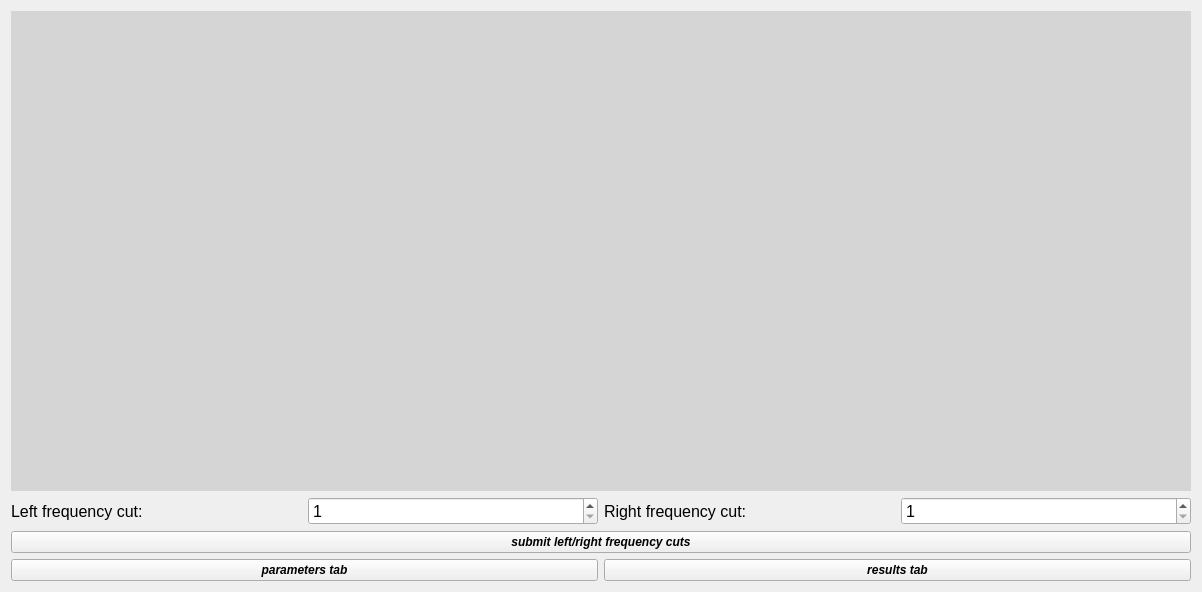
          <widget class="QWidget" name="page_2">
           <layout class="QGridLayout" name="gridLayout_12">
            <item row="0" column="0">
             <layout class="QGridLayout" name="gridLayout_11">
              <item row="2" column="1">
               <widget class="QSpinBox" name="leftCut_B_2">
                <property name="font">
                 <font>
                  <pointsize>12</pointsize>
                 </font>
                </property>
                <property name="minimum">
                 <number>1</number>
                </property>
                <property name="maximum">
                 <number>10000</number>
                </property>
               </widget>
              </item>
              <item row="2" column="2">
               <widget class="QLabel" name="label_6">
                <property name="font">
                 <font>
                  <pointsize>12</pointsize>
                 </font>
                </property>
                <property name="text">
                 <string>Right frequency cut:</string>
                </property>
               </widget>
              </item>
              <item row="1" column="0" colspan="4">
               <widget class="QLabel" name="plot_B_2">
                <property name="minimumSize">
                 <size>
                  <width>1180</width>
                  <height>480</height>
                 </size>
                </property>
                <property name="maximumSize">
                 <size>
                  <width>1180</width>
                  <height>480</height>
                 </size>
                </property>
                <property name="font">
                 <font>
                  <pointsize>14</pointsize>
                  <weight>75</weight>
                  <italic>true</italic>
                  <bold>true</bold>
                 </font>
                </property>
                <property name="styleSheet">
                 <string notr="true">background-color: rgb(213, 213, 213);</string>
                </property>
                <property name="text">
                 <string/>
                </property>
                <property name="alignment">
                 <set>Qt::AlignCenter</set>
                </property>
               </widget>
              </item>
              <item row="2" column="3">
               <widget class="QSpinBox" name="rightCut_B_2">
                <property name="font">
                 <font>
                  <pointsize>12</pointsize>
                 </font>
                </property>
                <property name="minimum">
                 <number>1</number>
                </property>
                <property name="maximum">
                 <number>10000</number>
                </property>
               </widget>
              </item>
              <item row="2" column="0">
               <widget class="QLabel" name="label_28">
                <property name="font">
                 <font>
                  <pointsize>12</pointsize>
                 </font>
                </property>
                <property name="text">
                 <string>Left frequency cut:</string>
                </property>
               </widget>
              </item>
              <item row="4" column="2" colspan="2">
               <widget class="QPushButton" name="pushButton_3">
                <property name="font">
                 <font>
                  <weight>75</weight>
                  <italic>true</italic>
                  <bold>true</bold>
                 </font>
                </property>
                <property name="text">
                 <string>results tab</string>
                </property>
               </widget>
              </item>
              <item row="3" column="0" colspan="4">
               <widget class="QPushButton" name="LRbutton">
                <property name="font">
                 <font>
                  <weight>75</weight>
                  <italic>true</italic>
                  <bold>true</bold>
                 </font>
                </property>
                <property name="text">
                 <string>submit left/right frequency cuts</string>
                </property>
               </widget>
              </item>
              <item row="4" column="0" colspan="2">
               <widget class="QPushButton" name="pushButton_4">
                <property name="font">
                 <font>
                  <weight>75</weight>
                  <italic>true</italic>
                  <bold>true</bold>
                 </font>
                </property>
                <property name="text">
                 <string>parameters tab</string>
                </property>
               </widget>
              </item>
             </layout>
            </item>
           </layout>
          </widget>
